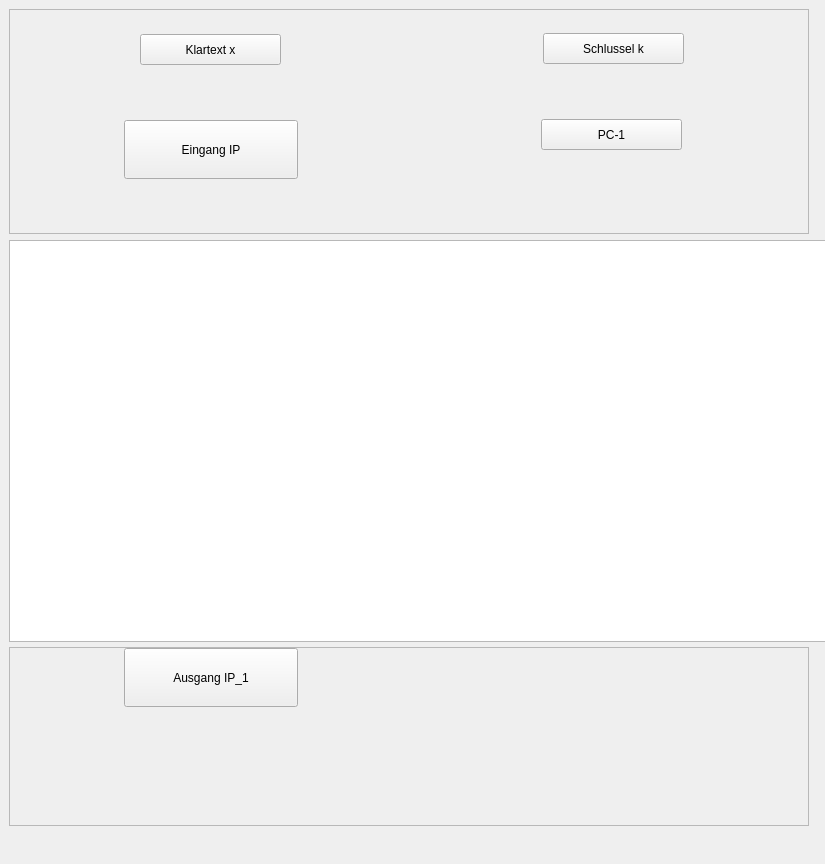
<?xml version="1.0" encoding="UTF-8"?>
<ui version="4.0">
 <class>MainWindow</class>
 <widget class="QMainWindow" name="MainWindow">
  <property name="geometry">
   <rect>
    <x>0</x>
    <y>0</y>
    <width>825</width>
    <height>864</height>
   </rect>
  </property>
  <property name="sizePolicy">
   <sizepolicy hsizetype="Fixed" vsizetype="Preferred">
    <horstretch>0</horstretch>
    <verstretch>0</verstretch>
   </sizepolicy>
  </property>
  <property name="minimumSize">
   <size>
    <width>825</width>
    <height>800</height>
   </size>
  </property>
  <property name="maximumSize">
   <size>
    <width>825</width>
    <height>16777215</height>
   </size>
  </property>
  <property name="windowTitle">
   <string>MainWindow</string>
  </property>
  <widget class="QWidget" name="centralwidget">
   <property name="minimumSize">
    <size>
     <width>850</width>
     <height>835</height>
    </size>
   </property>
   <property name="maximumSize">
    <size>
     <width>850</width>
     <height>835</height>
    </size>
   </property>
   <layout class="QVBoxLayout" name="verticalLayout">
    <item>
     <widget class="QFrame" name="top">
      <property name="sizePolicy">
       <sizepolicy hsizetype="Fixed" vsizetype="Fixed">
        <horstretch>0</horstretch>
        <verstretch>0</verstretch>
       </sizepolicy>
      </property>
      <property name="minimumSize">
       <size>
        <width>800</width>
        <height>225</height>
       </size>
      </property>
      <property name="maximumSize">
       <size>
        <width>800</width>
        <height>225</height>
       </size>
      </property>
      <property name="styleSheet">
       <string notr="true">background-image: url(:/Bild/img/top.png);</string>
      </property>
      <property name="frameShape">
       <enum>QFrame::StyledPanel</enum>
      </property>
      <property name="frameShadow">
       <enum>QFrame::Raised</enum>
      </property>
      <widget class="QPushButton" name="eingang_ip_button">
       <property name="geometry">
        <rect>
         <x>115</x>
         <y>111</y>
         <width>174</width>
         <height>59</height>
        </rect>
       </property>
       <property name="palette">
        <palette>
         <active/>
         <inactive/>
         <disabled/>
        </palette>
       </property>
       <property name="contextMenuPolicy">
        <enum>Qt::DefaultContextMenu</enum>
       </property>
       <property name="autoFillBackground">
        <bool>false</bool>
       </property>
       <property name="styleSheet">
        <string notr="true">background-image: url(:/Bild/img/btnbg.png);</string>
       </property>
       <property name="text">
        <string>Eingang IP</string>
       </property>
      </widget>
      <widget class="QPushButton" name="klartext_button">
       <property name="geometry">
        <rect>
         <x>131</x>
         <y>25</y>
         <width>141</width>
         <height>31</height>
        </rect>
       </property>
       <property name="text">
        <string>Klartext x</string>
       </property>
      </widget>
      <widget class="QPushButton" name="schlussel_k_button">
       <property name="geometry">
        <rect>
         <x>534</x>
         <y>24</y>
         <width>141</width>
         <height>31</height>
        </rect>
       </property>
       <property name="text">
        <string>Schlussel k</string>
       </property>
      </widget>
      <widget class="QPushButton" name="pc_1_button">
       <property name="geometry">
        <rect>
         <x>532</x>
         <y>110</y>
         <width>141</width>
         <height>31</height>
        </rect>
       </property>
       <property name="text">
        <string>PC-1</string>
       </property>
      </widget>
     </widget>
    </item>
    <item>
     <widget class="QListWidget" name="rundenListe">
      <property name="minimumSize">
       <size>
        <width>831</width>
        <height>402</height>
       </size>
      </property>
      <property name="maximumSize">
       <size>
        <width>831</width>
        <height>402</height>
       </size>
      </property>
     </widget>
    </item>
    <item>
     <widget class="QFrame" name="bottom">
      <property name="sizePolicy">
       <sizepolicy hsizetype="Fixed" vsizetype="Fixed">
        <horstretch>0</horstretch>
        <verstretch>0</verstretch>
       </sizepolicy>
      </property>
      <property name="minimumSize">
       <size>
        <width>800</width>
        <height>179</height>
       </size>
      </property>
      <property name="maximumSize">
       <size>
        <width>800</width>
        <height>179</height>
       </size>
      </property>
      <property name="styleSheet">
       <string notr="true">background-image: url(:/Bild/img/bottom.png);</string>
      </property>
      <property name="frameShape">
       <enum>QFrame::StyledPanel</enum>
      </property>
      <property name="frameShadow">
       <enum>QFrame::Raised</enum>
      </property>
      <widget class="QPushButton" name="ausgang_ip_1_button">
       <property name="geometry">
        <rect>
         <x>115</x>
         <y>1</y>
         <width>174</width>
         <height>59</height>
        </rect>
       </property>
       <property name="text">
        <string>Ausgang IP_1</string>
       </property>
      </widget>
     </widget>
    </item>
   </layout>
  </widget>
 </widget>
 <resources>
  <include location="Bilder.qrc"/>
 </resources>
 <connections/>
</ui>
